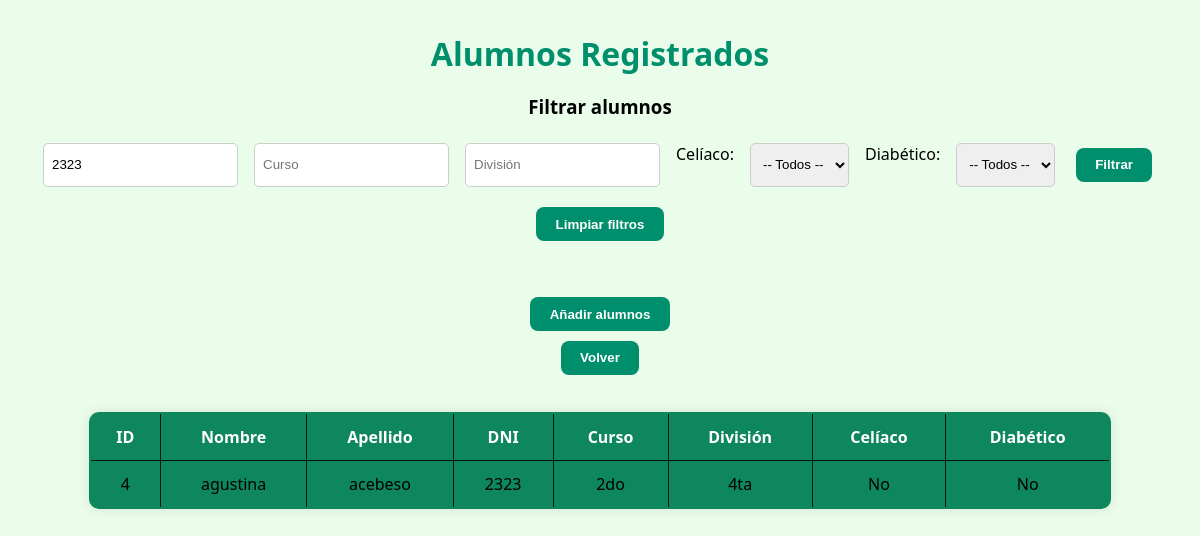
The page /alumnos.php?dni=2323 on the database its author committed.
### tables this page shows
CREATE TABLE `alumno` (
  `id_alumno` int(30) NOT NULL,
  `nombre` varchar(30) NOT NULL,
  `apellido` varchar(30) NOT NULL,
  `dni` varchar(30) NOT NULL,
  `curso` varchar(30) NOT NULL,
  `division` varchar(30) NOT NULL,
  `celiaco` tinyint(1) NOT NULL,
  `diabetico` tinyint(1) NOT NULL,
  `modulo` int(11) NOT NULL
);

### alumnos.php (the view, shortened to what this page needs)
<?php
include("conexion.php");
$dni       = $_GET['dni']       ?? '';
$curso     = $_GET['curso']     ?? '';
$division  = $_GET['division']  ?? '';
$sql = "SELECT * FROM alumno WHERE 1=1";
if ($dni != '') {
    $sql .= " AND dni = '" . mysqli_real_escape_string($conexion, $dni) . "'";
}
$resultado = mysqli_query($conexion, $sql);
?>
<!DOCTYPE html>
<html lang="es">
<head>
    <link rel="stylesheet" href="css/alumnos.css">
</head>
<body>
    <h1>Alumnos Registrados</h1>
    <h3>Filtrar alumnos</h3>
    <form method="get" action="">
        <input type="text" name="dni" placeholder="DNI" value="<?= htmlspecialchars($dni) ?>">
        <input type="text" name="curso" placeholder="Curso" value="<?= htmlspecialchars($curso) ?>">
        <input type="text" name="division" placeholder="División" value="<?= htmlspecialchars($division) ?>">
        <label for="celiaco">Celíaco:</label>
        <select name="celiaco" id="celiaco">
            <option value="">-- Todos --</option>
        </select>
        <label for="diabetico">Diabético:</label>
        <select name="diabetico" id="diabetico">
            <option value="">-- Todos --</option>
        </select>
        <button type="submit">Filtrar</button>
        <a href="alumnos.php"><button type="button">Limpiar filtros</button></a>
    </form>
    <br>
    <a href="añadir.php">
        <button>Añadir alumnos</button>
    </a>
    <br>
    <a href="inicio.php">
        <button>Volver</button>
    </a>
    <table border="1" cellpadding="5">
        <thead>
            <tr>
                <th>ID</th>
                <th>Nombre</th>
                <th>Apellido</th>
                <th>DNI</th>
                <th>Curso</th>
                <th>División</th>
                <th>Celíaco</th>
                <th>Diabético</th>
            </tr>
        </thead>
        <tbody>
            <?php if (mysqli_num_rows($resultado) > 0): ?>
                <?php while ($alumno = mysqli_fetch_assoc($resultado)): ?>
                    <tr>
                        <td><?= $alumno['id_alumno'] ?></td>
                        <td><?= htmlspecialchars($alumno['nombre']) ?></td>
                        <td><?= htmlspecialchars($alumno['apellido']) ?></td>
                        <td><?= htmlspecialchars($alumno['dni']) ?></td>
                        <td><?= htmlspecialchars($alumno['curso']) ?></td>
                        <td><?= htmlspecialchars($alumno['division']) ?></td>
                        <td><?= $alumno['celiaco'] ? 'Sí' : 'No' ?></td>
                        <td><?= $alumno['diabetico'] ? 'Sí' : 'No' ?></td>
                    </tr>
                <?php endwhile; ?>
            <?php else: ?>
                <tr><td colspan="8">No se encontraron alumnos.</td></tr>
            <?php endif; ?>
        </tbody>
    </table>
</body>
</html>

### css/alumnos.css (style rules this page uses)
body { font-family: 'Segoe UI', sans-serif; margin: 2rem; background-color: #eafdea; text-align: center; }
h1 { color:#008f6c; margin-bottom: 1rem; }
form { display: flex; flex-wrap: wrap; justify-content: center; gap: 1rem; margin: 1.5rem 0; }
form input, form select { padding: 0.5rem; border-radius: 5px; border: 1px solid #ccc; }
a button, form button { background-color:#008f6c ; color: white; border: none; padding: 0.6rem 1.2rem; border-radius: 8px; font-weight: bold; cursor: pointer; transition: background-color 0.3s, transform 0.2s; margin: 0.3rem; }
table { width: 90%; margin: 2rem auto; border-collapse: collapse; background-color:#0e865e; box-shadow: 0 0 12px rgba(0, 0, 0, 0.1); border: 2px solid ; border-radius: 10px; overflow: hidden; }
th, td { padding: 0.75rem; border: 1px solid #001611; text-align: center; }
th { background-color:#0e865e; color: white; }

### rows shown on the page
alumno: id_alumno "4", nombre "agustina", apellido "acebeso", dni "2323", curso "2do", division "4ta", celiaco "No", diabetico "No"
